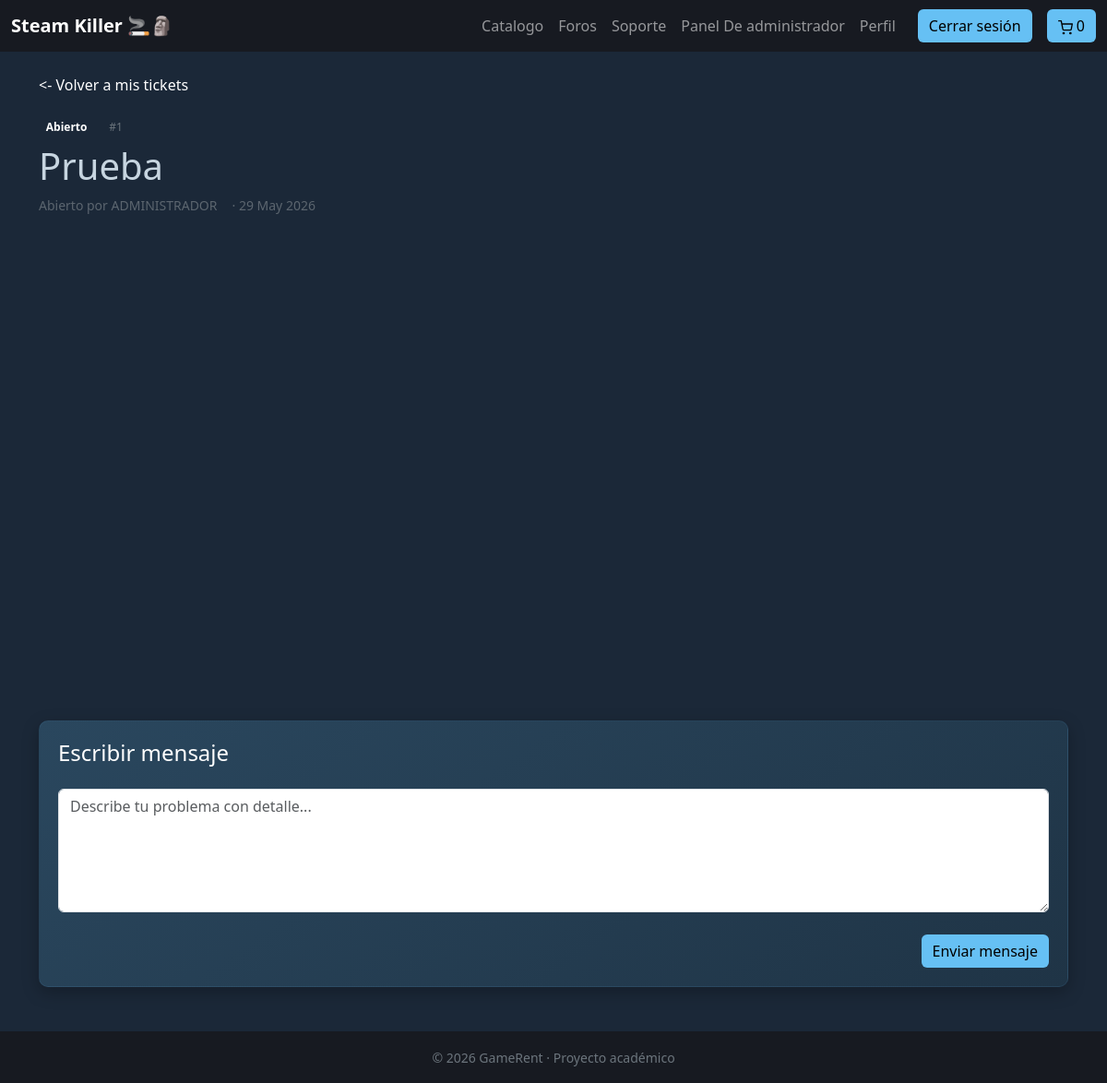
/verTicket.php?id=1 (signed in), run on the app's committed database.
### tables this page shows
CREATE TABLE `tickets` (
  `id_ticket` int(11) NOT NULL,
  `id_usuario` int(11) DEFAULT NULL,
  `asunto` varchar(200) DEFAULT NULL,
  `estado` enum('abierto','cerrado') DEFAULT 'abierto',
  `fecha` datetime DEFAULT current_timestamp()
);

CREATE TABLE `usuarios` (
  `id_usuario` int(11) NOT NULL,
  `nombre` varchar(100) NOT NULL,
  `email` varchar(100) NOT NULL,
  `password` varchar(255) NOT NULL,
  `foto` varchar(255) DEFAULT NULL,
  `nivel` int(11) DEFAULT 1,
  `estado` enum('activo','bloqueado') DEFAULT 'activo',
  `id_rol` int(11) DEFAULT 0,
  `fecha_registro` datetime DEFAULT current_timestamp()
);

### db/conexion.php (called while the page is built)
<?php
    include_once("consultas.php");
    $db = new Tienda("localhost",3306,"tfg_videoclub","root","");
?>

### db/consultas.php (called while the page is built, shortened)
<?php
class Tienda
{
	private $pdo;
	public function __construct($host, $port, $db, $user, $pass)
	{
		$this->pdo = new PDO("mysql:host=" . $host . ";port=" . $port . ";dbname=" . $db, $user, $pass);
	}
	public function obtenerTicket($id_ticket)
	{
		$sentencia = "SELECT t.*, u.nombre
                  FROM tickets t
                  JOIN usuarios u ON t.id_usuario = u.id_usuario
                  WHERE t.id_ticket = :id";
		$ejecucion = $this->pdo->prepare($sentencia);
		$ejecucion->execute([":id" => $id_ticket]);
		return $ejecucion->fetch(PDO::FETCH_ASSOC);
	}
}
?>

### verTicket.php (the view, shortened to what this page needs)
<?php
include_once("cabecera.php");
$id_ticket = $_GET["id"] ?? null;
$ticket = $db->obtenerTicket($id_ticket);
?>
<div class="container py-4">
  <a href="soporte.php" class="backDetalle mb-4 d-inline-block">
    <- Volver a mis tickets
  </a>
  <div class="forum-header mb-4">
    <div class="d-flex align-items-center gap-3 mb-2">
      <span class="badge <?= $ticket['estado'] === 'abierto' ? 'badge-abierto' : 'badge-resuelto' ?>">
        <?= ucfirst($ticket['estado']) ?>
      </span>
      <span class="text-secondary" style="font-size:12px;">#<?= $ticket['id_ticket'] ?></span>
    </div>
    <h1><?= htmlspecialchars($ticket['asunto']) ?></h1>
    <div class="d-flex gap-3 text-secondary small flex-wrap">
      <span>Abierto por <?= htmlspecialchars($ticket['nombre']) ?></span>
      <span>· <?= date('d M Y', strtotime($ticket['fecha'])) ?></span>
    </div>
  </div>
  <div class="forum-messages"></div>
  <?php if ($ticket['estado'] === 'abierto'): ?>
  <div class="settings-card forum-response-box">
    <div class="card-body">
      <h4 class="mb-4">Escribir mensaje</h4>
      <textarea id="mensaje" class="form-control forum-textarea mb-4" rows="5"
        placeholder="Describe tu problema con detalle..."></textarea>
      <div class="text-end">
        <button onclick="enviarMensajeTicket(<?= $id_ticket ?>)" class="btn btn-steam">
          Enviar mensaje
        </button>
      </div>
    </div>
  </div>
  <?php else: ?>
    <div class="exito-message mb-4">
      Este ticket esta cerrado. Si necesitas mas ayuda abre uno nuevo.
    </div>
  <?php endif; ?>
</div>
<?php include_once("pie.php"); ?>

### styles/css.css (style rules this page uses)
* { box-sizing: border-box; }
html, body { height: 100%; }
body { background-color: #1b2838; color: #c7d5e0; font-family: 'Noto Sans', sans-serif; -webkit-font-smoothing: antialiased; -moz-osx-font-smoothing: grayscale; display: flex; flex-direction: column; }
:root { --steam-blue: #66c0f4; --bg-dark: #1b2838; --panel: #2a475e; --panel-dark: #171a21; }
.card-body { color: white; }
.btn-steam { background-color: #66c0f4; color: #000; border: none; }
.small { font-size: 0.875rem; opacity: 0.8; }
.backDetalle { display: inline-block; margin-bottom: 20px; color: white; text-decoration: none; }
.settings-card { background: linear-gradient(145deg, #2a475e, #1f3446); border-radius: 10px; padding: 20px; border: 1px solid rgba(102, 192, 244, 0.08); box-shadow: 0 6px 18px rgba(0,0,0,0.25); }
.forum-messages { height: 500px; overflow-y: scroll; padding: 1rem; margin-bottom: 1.5rem; display: flex; flex-direction: column; }

### data on the page
tickets: estado "Abierto", id_ticket "1", asunto "Prueba", id_usuario.nombre "ADMINISTRADOR", fecha "29 May 2026"

### other printed values
$total_carrito "0"
